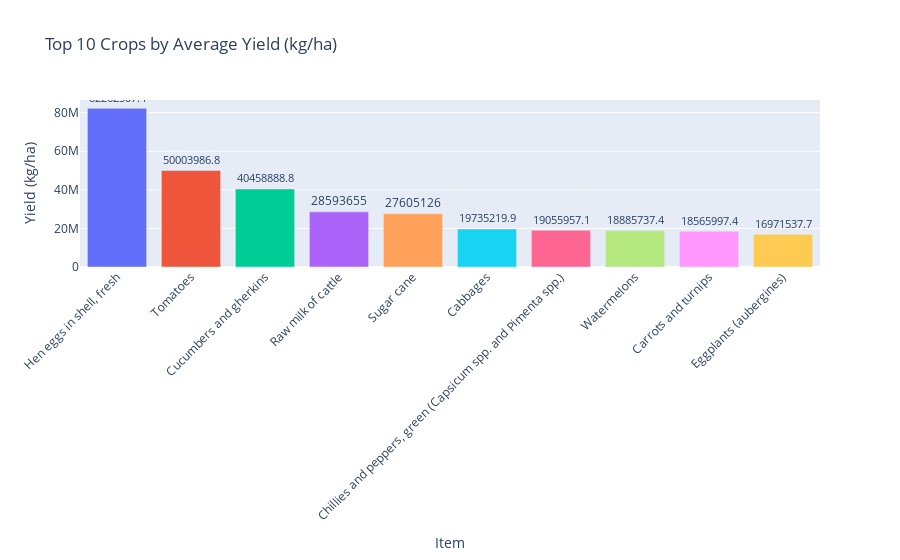

The cell this chart's notebook holds for it:
### Code cell
fig = px.bar(
    top_yield_crops.reset_index(),
    x="Item",
    y="Yield (kg/ha)",
    title="Top 10 Crops by Average Yield (kg/ha)",
    text="Yield (kg/ha)",
    color="Item"
)
fig.update_traces(textposition="outside")
fig.update_layout(xaxis_tickangle=-45, showlegend=False)
fig.show()

### Figure 1 — Plotly figure (JSON) as saved in the notebook; plotly's stock layout.template omitted (floating-point values rounded to 4 significant figures)
{"data": [{"hovertemplate": "Item=%{x}<br>Yield (kg/ha)=%{text}<extra></extra>", "legendgroup": "Hen eggs in shell, fresh", "marker": {"color": "#636efa", "pattern": {"shape": ""}}, "name": "Hen eggs in shell, fresh", "orientation": "v", "showlegend": true, "text": [82260000.0], "textposition": "outside", "type": "bar", "x": ["Hen eggs in shell, fresh"], "xaxis": "x", "y": [82260000.0], "yaxis": "y"}, {"hovertemplate": "Item=%{x}<br>Yield (kg/ha)=%{text}<extra></extra>", "legendgroup": "Tomatoes", "marker": {"color": "#EF553B", "pattern": {"shape": ""}}, "name": "Tomatoes", "orientation": "v", "showlegend": true, "text": [50000000.0], "textposition": "outside", "type": "bar", "x": ["Tomatoes"], "xaxis": "x", "y": [50000000.0], "yaxis": "y"}, {"hovertemplate": "Item=%{x}<br>Yield (kg/ha)=%{text}<extra></extra>", "legendgroup": "Cucumbers and gherkins", "marker": {"color": "#00cc96", "pattern": {"shape": ""}}, "name": "Cucumbers and gherkins", "orientation": "v", "showlegend": true, "text": [40460000.0], "textposition": "outside", "type": "bar", "x": ["Cucumbers and gherkins"], "xaxis": "x", "y": [40460000.0], "yaxis": "y"}, {"hovertemplate": "Item=%{x}<br>Yield (kg/ha)=%{text}<extra></extra>", "legendgroup": "Raw milk of cattle", "marker": {"color": "#ab63fa", "pattern": {"shape": ""}}, "name": "Raw milk of cattle", "orientation": "v", "showlegend": true, "text": [28590000.0], "textposition": "outside", "type": "bar", "x": ["Raw milk of cattle"], "xaxis": "x", "y": [28590000.0], "yaxis": "y"}, {"hovertemplate": "Item=%{x}<br>Yield (kg/ha)=%{text}<extra></extra>", "legendgroup": "Sugar cane", "marker": {"color": "#FFA15A", "pattern": {"shape": ""}}, "name": "Sugar cane", "orientation": "v", "showlegend": true, "text": [27610000.0], "textposition": "outside", "type": "bar", "x": ["Sugar cane"], "xaxis": "x", "y": [27610000.0], "yaxis": "y"}, {"hovertemplate": "Item=%{x}<br>Yield (kg/ha)=%{text}<extra></extra>", "legendgroup": "Cabbages", "marker": {"color": "#19d3f3", "pattern": {"shape": ""}}, "name": "Cabbages", "orientation": "v", "showlegend": true, "text": [19740000.0], "textposition": "outside", "type": "bar", "x": ["Cabbages"], "xaxis": "x", "y": [19740000.0], "yaxis": "y"}, {"hovertemplate": "Item=%{x}<br>Yield (kg/ha)=%{text}<extra></extra>", "legendgroup": "Chillies and peppers, green (Capsicum spp. and Pimenta spp.)", "marker": {"color": "#FF6692", "pattern": {"shape": ""}}, "name": "Chillies and peppers, green (Capsicum spp. and Pimenta spp.)", "orientation": "v", "showlegend": true, "text": [19060000.0], "textposition": "outside", "type": "bar", "x": ["Chillies and peppers, green (Capsicum spp. and Pimenta spp.)"], "xaxis": "x", "y": [19060000.0], "yaxis": "y"}, {"hovertemplate": "Item=%{x}<br>Yield (kg/ha)=%{text}<extra></extra>", "legendgroup": "Watermelons", "marker": {"color": "#B6E880", "pattern": {"shape": ""}}, "name": "Watermelons", "orientation": "v", "showlegend": true, "text": [18890000.0], "textposition": "outside", "type": "bar", "x": ["Watermelons"], "xaxis": "x", "y": [18890000.0], "yaxis": "y"}, {"hovertemplate": "Item=%{x}<br>Yield (kg/ha)=%{text}<extra></extra>", "legendgroup": "Carrots and turnips", "marker": {"color": "#FF97FF", "pattern": {"shape": ""}}, "name": "Carrots and turnips", "orientation": "v", "showlegend": true, "text": [18570000.0], "textposition": "outside", "type": "bar", "x": ["Carrots and turnips"], "xaxis": "x", "y": [18570000.0], "yaxis": "y"}, {"hovertemplate": "Item=%{x}<br>Yield (kg/ha)=%{text}<extra></extra>", "legendgroup": "Eggplants (aubergines)", "marker": {"color": "#FECB52", "pattern": {"shape": ""}}, "name": "Eggplants (aubergines)", "orientation": "v", "showlegend": true, "text": [16970000.0], "textposition": "outside", "type": "bar", "x": ["Eggplants (aubergines)"], "xaxis": "x", "y": [16970000.0], "yaxis": "y"}], "layout": {"barmode": "relative", "legend": {"title": {"text": "Item"}, "tracegroupgap": 0}, "showlegend": false, "title": {"text": "Top 10 Crops by Average Yield (kg/ha)"}, "xaxis": {"anchor": "y", "categoryarray": ["Hen eggs in shell, fresh", "Tomatoes", "Cucumbers and gherkins", "Raw milk of cattle", "Sugar cane", "Cabbages", "Chillies and peppers, green (Capsicum spp. and Pimenta spp.)", "Watermelons", "Carrots and turnips", "Eggplants (aubergines)"], "categoryorder": "array", "domain": [0, 1], "tickangle": -45, "title": {"text": "Item"}}, "yaxis": {"anchor": "x", "domain": [0, 1], "title": {"text": "Yield (kg/ha)"}}}}
